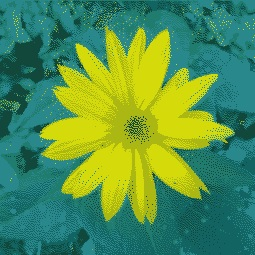
#> input picture DIP_LAB/Dataset/misc/indexed-image2.jpg, 255 x 255 px, found by its file name
$ python lab-tt-3.2.py
#> lines starting #> are read from the running program, lines starting #| are printed output that depends on the picture
import skimage.io as io
import matplotlib.pyplot as plt
import skimage.filters as fl
from skimage.color import rgb2gray

#from skimage.color import rgb2ind


#plt.title('Color image of the astronaut Eileen Collins.')

#[y,map] = rgb2ind
img1 =io.imread("D://Fourth Year First Semester//DIP Lab//DIP_Python//Dataset//misc//indexed-image2.jpg")
#> img1 is the input picture: shape (255, 255, 3); mean R, G, B 84.1, 144.5, 80.1
img_gray = rgb2gray(img1)
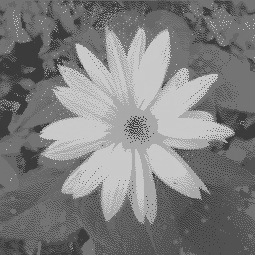
#> img_gray: shape (255, 255) float64; min 0.193, max 0.828, mean 0.498
img2=fl.sobel(img_gray)
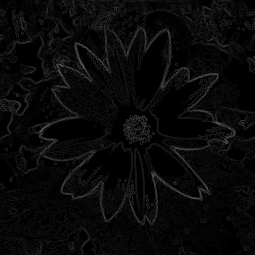
#> img2: shape (255, 255) float64; min 0, max 0.409, mean 0.0377
plt.imshow(img2)
plt.show()

$ run again, with DIP_LAB/Dataset/misc/4.1.01.tiff saved as DIP_LAB/Dataset/misc/indexed-image2.jpg
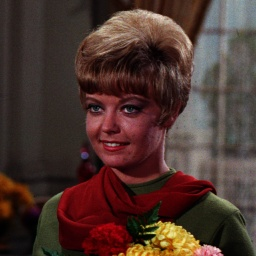
#> input picture DIP_LAB/Dataset/misc/4.1.01.tiff, 256 x 256 px, found by its file name
#> img1 is the input picture: shape (256, 256, 3); mean R, G, B 75.8, 52.6, 46.3
#> `img_gray = rgb2gray(img1)`:
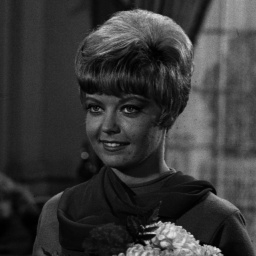
#> img_gray: shape (256, 256) float64; min 0, max 0.907, mean 0.224
#> `img2=fl.sobel(img_gray)`:
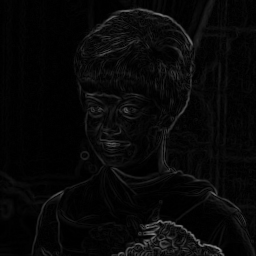
#> img2: shape (256, 256) float64; min 0, max 0.547, mean 0.0322

$ run again, with DIP_LAB/Dataset/misc/4.1.03.tiff saved as DIP_LAB/Dataset/misc/indexed-image2.jpg
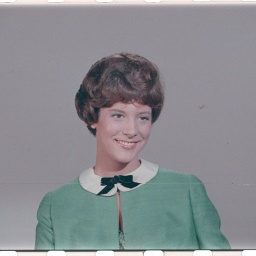
#> input picture DIP_LAB/Dataset/misc/4.1.03.tiff, 256 x 256 px, found by its file name
#> img1 is the input picture: shape (256, 256, 3); mean R, G, B 137.5, 139.8, 143.8
#> `img_gray = rgb2gray(img1)`:
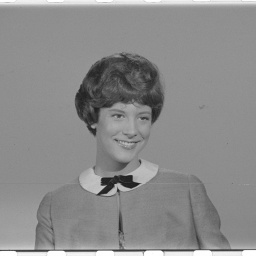
#> img_gray: shape (256, 256) float64; min 0.112, max 1, mean 0.548
#> `img2=fl.sobel(img_gray)`:
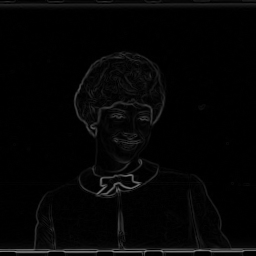
#> img2: shape (256, 256) float64; min 0, max 0.551, mean 0.0213
